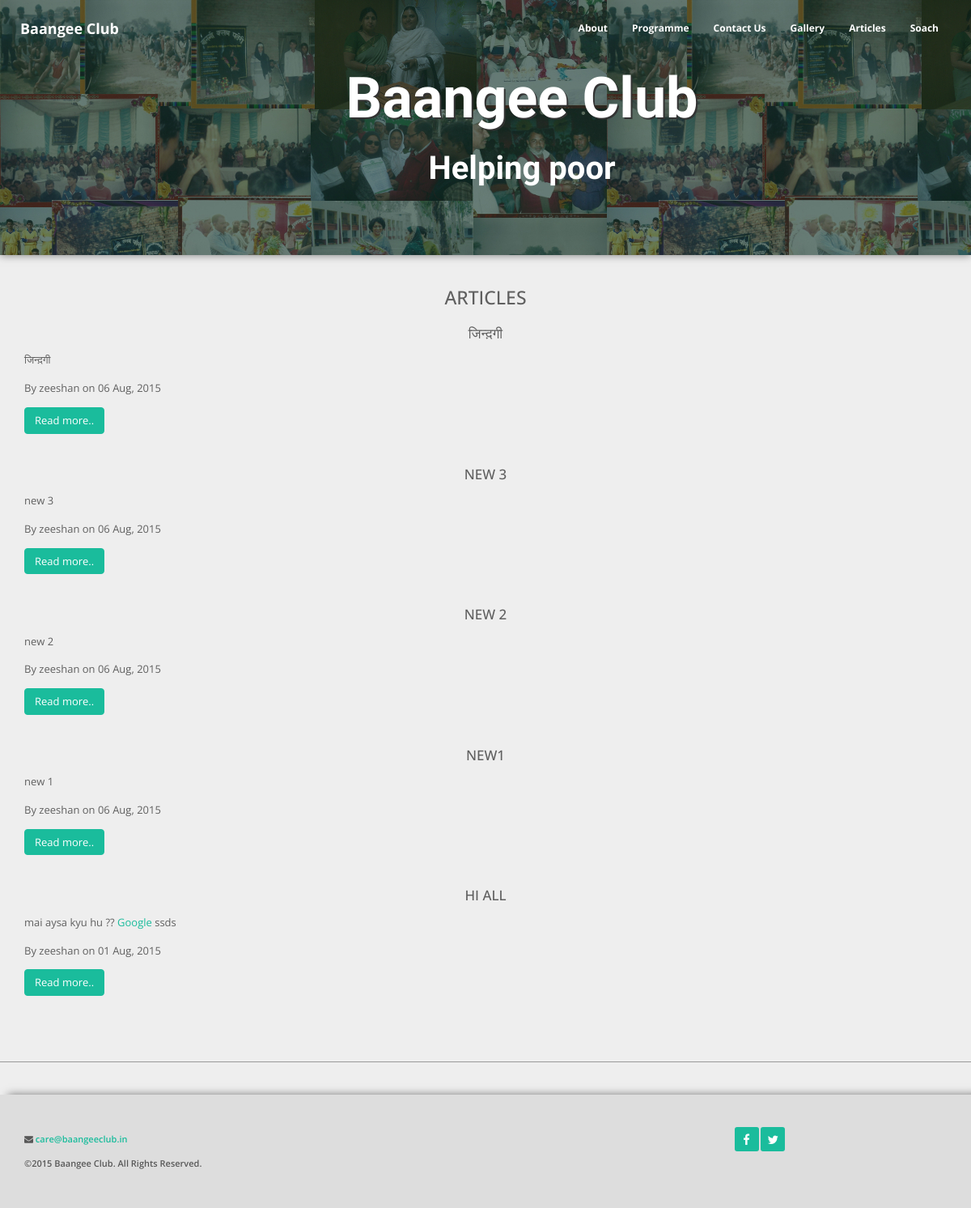
The app's page /article/ with its own data.
### home_baangee/models.py (models this page shows, shortened)
class Article(models.Model):
	title=models.CharField(max_length=100)
	content=models.TextField()
	author=models.ForeignKey(User)
	creation_time=models.DateTimeField(default=datetime.now)
	image1=models.ImageField(upload_to='article',blank=True,null=True)
	image2=models.ImageField(upload_to='article',blank=True,null=True)
	image3=models.ImageField(upload_to='article',blank=True,null=True)

### home_baangee/views.py (the view)
# urls.py: url(r'^article/$',views.article_list,name="article_list"),
def article_list(request):
	data={}
	data['articles']=Article.objects.order_by('creation_time')[::-1]
	return render(request,'article_list.html',data)

### baangeeclub/templates/article_list.html
{%extends 'base.html' %}
{% block body_block%}
	<div class="section">
		<h3 class="heading">Articles</h3>
		<div class="container">
		{% for article in articles%}
			<h4>{{article.title}}</h4>
			<p>{{article.content|safe|truncatewords:50}}</p>
			<p>By {{article.author.get_full_name|default:article.author.username}} on {{article.creation_time|date:"d M, Y"}}</p>
			<a href="{{article.pk}}/" class="btn btn-primary">Read more..</a>
			<hr>
		{%endfor%}
	</div>
{% endblock %}

### baangeeclub/static/css/main.css (style rules this page uses)
h1, h2, h3, h4, h5, h6 { font: bold "Lato", serif; font-weight: 500; line-height: 1.1; color: inherit; text-align: center; text-transform: uppercase; }
h1, h2, h3 { margin-top: 23px; margin-bottom: 11.5px; }
h4, h5, h6 { margin-top: 11.5px; margin-bottom: 11.5px; }
h3 { font-size: 23px; }
h4 { font-size: 17px; }
p { margin: 0 0 11.5px; }
a { color: #1ABC9C; }
body { font-family: "Open Sans", serif; font-size: 13px; font-weight: 400; line-height: 1.8; color: rgba(0, 0, 0, 0.6); background-color: #eee; transition: margin 0.3s; word-wrap: break-word; }
@media (min-width: 360px) { body { min-width: 360px; } }
.section { padding: 0 0 40px 0; margin-bottom: 40px; border-bottom: 1px solid #999; }
.btn-primary { background-color: #1ABC9C; border-color: #1ABC9C; color: white; }
.form-control, .btn { font-size: 13px; }

### records on screen
Article: title "जिन्द़गी", content "जिन्द़गी", author.get_full_name "zeeshan", creation_time "06 Aug, 2015"
Article: title "NEW 3", content "new 3", author.get_full_name "zeeshan", creation_time "06 Aug, 2015"
Article: title "NEW 2", content "new 2", author.get_full_name "zeeshan", creation_time "06 Aug, 2015"
Article: title "NEW1", content "new 1", author.get_full_name "zeeshan", creation_time "06 Aug, 2015"
Article: title "HI ALL", content "mai aysa kyu hu ?? Google ssds", author.get_full_name "zeeshan", creation_time "01 Aug, 2015"
